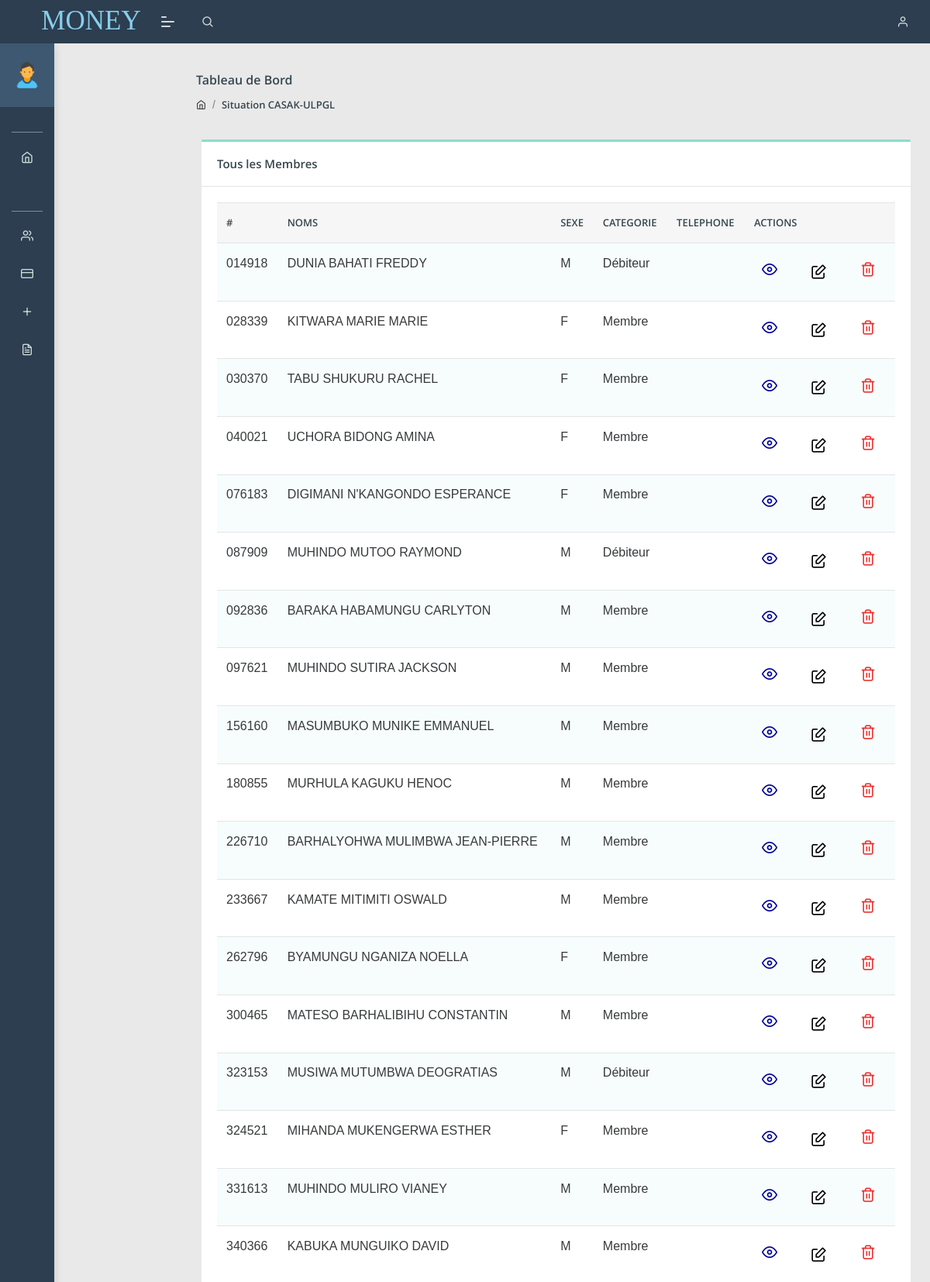
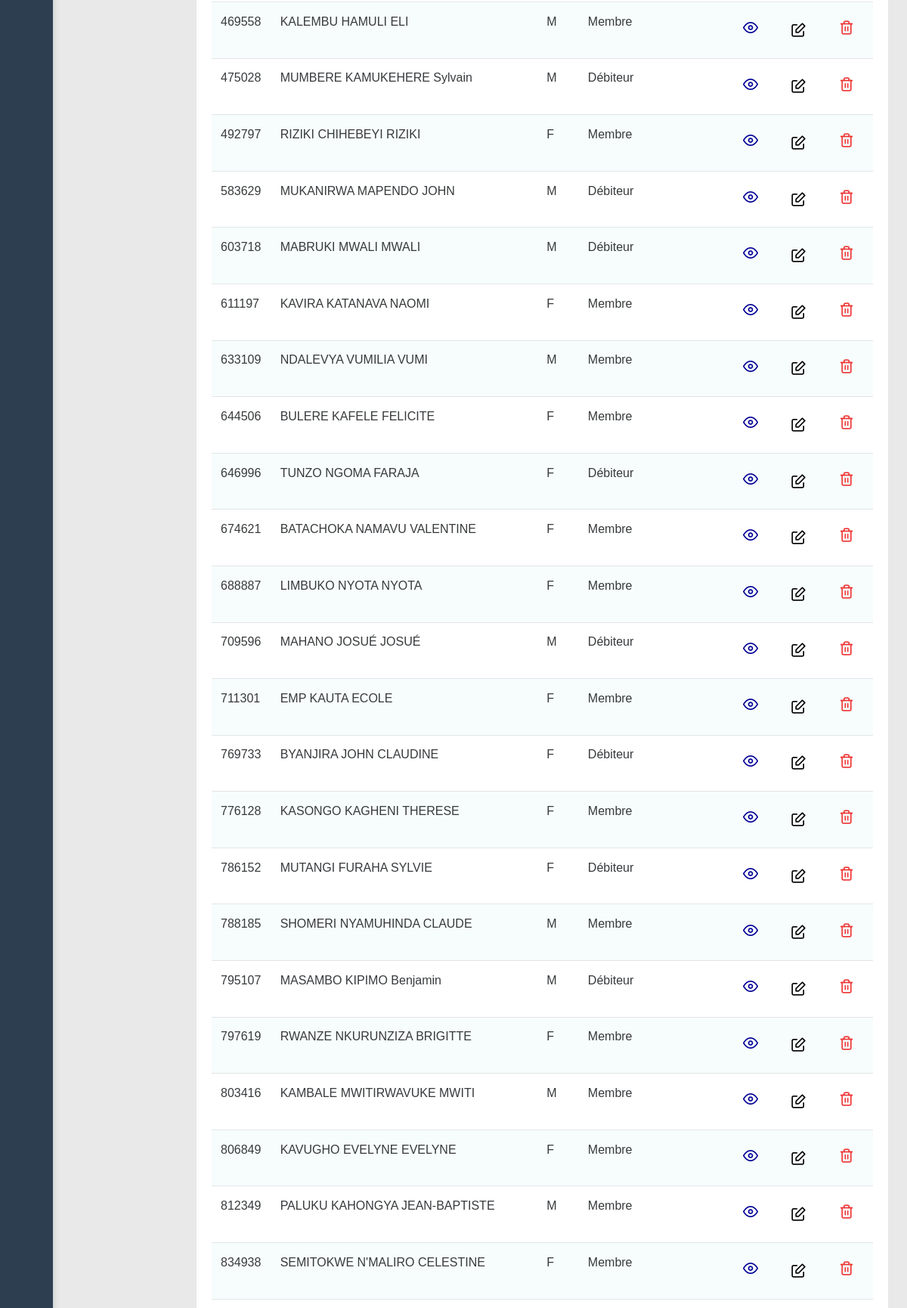
Screenshot of /montly_state_account.php (signed in, upper part) with the database file from the repository (2 pictures, top to bottom).
### tables this page shows
CREATE TABLE `membres` (
  `id` varchar(50) NOT NULL,
  `fname` varchar(100) NOT NULL,
  `postnom` varchar(100) NOT NULL,
  `prenom` varchar(100) NOT NULL,
  `sex` varchar(100) NOT NULL,
  `bplace` varchar(100) NOT NULL,
  `bday` date NOT NULL,
  `phone` varchar(15) NOT NULL,
  `member_type` varchar(20) NOT NULL,
  `adress` varchar(200) NOT NULL,
  `parts` int(11) NOT NULL
);

### montly_state_account.php (the view, shortened to what this page needs)
<?php
include './headers.php';
require './db/db.php';
 ?>
<body class="">
        <?php
    include './navbar.php';
    ?>
    <div class="separator" style="height:40px;"></div>
    <div class="pcoded-main-container">
        <div class="pcoded-content">
            <div class="page-header">
                <div class="page-block">
                    <div class="row align-items-center">
                        <div class="col-md-12 p-2">
                            <div class="page-header-title">
                                <h5 class="m-b-10">Tableau de Bord</h5>
                            </div>
                            <ul class="breadcrumb">
                                <li class="breadcrumb-item"><a href="./dashboard"><i class="feather icon-home"></i></a>
                                </li>
                                <li class="breadcrumb-item"><a href="#!">Situation CASAK-ULPGL<?php echo $_GET['id'] ?></a></li>
                            </ul>
                        </div>
                    </div>
                </div>
            </div>
            <div class="row">
                <div class="col-xl-12">
                    <div class="card">
                        <div class="card-header">
                            <h5>Tous les Membres</h5>
                        </div>
                        <div class="card-body table-border-style">
                            <div class="table-responsive">
                                <table class="table table-striped" id="tables">
                                    <thead>
                                        <tr>
                                            <th>#</th>
                                            <th>Noms</th>
                                            <th>Sexe</th>
                                            <th>Categorie</th>
                                            <th>Telephone</th>
                                            <th>Actions</th>
                                        </tr>
                                    </thead>
                                    <tbody>
                                        <?php
                                        $sqlquery="SELECT * FROM membres";
                                        $result=mysqli_query($conn, $sqlquery);
                                        $count=mysqli_num_rows($result);
                                        if($count> 0){
                                          while($row=mysqli_fetch_assoc($result)){
                                            ?>
                                        <tr>
                                            <td><?php echo $row['id'] ?></td>
                                            <td><?php echo $names= $row['fname'].' '.$row['postnom'].' '.$row['prenom'] ?></td>
                                            <td><?php echo $row['sex'] ?></td>
                                            <td><?php echo $row['member_type'] ?></td>
                                            <td><?php echo $row['phone'] ?></td>
                                            <td>
                                                <a href="member_details?id=<?php echo  $row['id'] ?> "><i
                                                        class="feather icon-eye"
                                                        style="color: rgb(0, 0, 150); font-size: 20px;padding: 5px; margin:5px"></i></a>
                                                <button data-toggle="modal" data-target="#exampleModalLive" name="btn"
                                                    id='<?php echo $row["id"] ?>' class='btn btn-primary'
                                                    style="background:none; border:none"><i class="feather icon-edit"
                                                        style="color: rgb(0, 0, 0); font-size: 20px;padding: 5px; margin:5px"></i></button>
                                                <a style="color:red"
                                                    href="delete_member_view?id=<?php echo $row['id'] ?> && names=<?php echo $names ?>"><i
                                                        class="feather icon-trash-2"
                                                        style="color: rgb(238, 54, 54); font-size: 20px;padding: 5px; margin:5px"></i></a>
                                            </td>
                                        </tr>
                                        <?php }} ?>
                                    </tbody>
                                </table>
                            </div>
                        </div>
                    </div>
                </div>
            </div>
</body>
</html>

### rows the page displays
membres: id "014918", fname+postnom+prenom "DUNIA BAHATI FREDDY", sex "M", member_type "Débiteur"
membres: id "028339", fname+postnom+prenom "KITWARA MARIE MARIE", sex "F", member_type "Membre"
membres: id "030370", fname+postnom+prenom "TABU SHUKURU RACHEL", sex "F", member_type "Membre"
membres: id "040021", fname+postnom+prenom "UCHORA BIDONG AMINA", sex "F", member_type "Membre"
membres: id "076183", fname+postnom+prenom "DIGIMANI N'KANGONDO ESPERANCE", sex "F", member_type "Membre"
membres: id "087909", fname+postnom+prenom "MUHINDO MUTOO RAYMOND", sex "M", member_type "Débiteur"
membres: id "092836", fname+postnom+prenom "BARAKA HABAMUNGU CARLYTON", sex "M", member_type "Membre"
membres: id "097621", fname+postnom+prenom "MUHINDO SUTIRA JACKSON", sex "M", member_type "Membre"
membres: id "156160", fname+postnom+prenom "MASUMBUKO MUNIKE EMMANUEL", sex "M", member_type "Membre"
membres: id "180855", fname+postnom+prenom "MURHULA KAGUKU HENOC", sex "M", member_type "Membre"
membres: id "226710", fname+postnom+prenom "BARHALYOHWA MULIMBWA JEAN-PIERRE", sex "M", member_type "Membre"
membres: id "233667", fname+postnom+prenom "KAMATE MITIMITI OSWALD", sex "M", member_type "Membre"
membres: id "262796", fname+postnom+prenom "BYAMUNGU NGANIZA NOELLA", sex "F", member_type "Membre"
membres: id "300465", fname+postnom+prenom "MATESO BARHALIBIHU CONSTANTIN", sex "M", member_type "Membre"
membres: id "323153", fname+postnom+prenom "MUSIWA MUTUMBWA DEOGRATIAS", sex "M", member_type "Débiteur"
membres: id "324521", fname+postnom+prenom "MIHANDA MUKENGERWA ESTHER", sex "F", member_type "Membre"
membres: id "331613", fname+postnom+prenom "MUHINDO MULIRO VIANEY", sex "M", member_type "Membre"
membres: id "340366", fname+postnom+prenom "KABUKA MUNGUIKO DAVID", sex "M", member_type "Membre"
membres: id "469558", fname+postnom+prenom "KALEMBU HAMULI ELI", sex "M", member_type "Membre"
membres: id "475028", fname+postnom+prenom "MUMBERE KAMUKEHERE Sylvain", sex "M", member_type "Débiteur"
membres: id "492797", fname+postnom+prenom "RIZIKI CHIHEBEYI RIZIKI", sex "F", member_type "Membre"
membres: id "583629", fname+postnom+prenom "MUKANIRWA MAPENDO JOHN", sex "M", member_type "Débiteur"
membres: id "603718", fname+postnom+prenom "MABRUKI MWALI MWALI", sex "M", member_type "Débiteur"
membres: id "611197", fname+postnom+prenom "KAVIRA KATANAVA NAOMI", sex "F", member_type "Membre"
membres: id "633109", fname+postnom+prenom "NDALEVYA VUMILIA VUMI", sex "M", member_type "Membre"
membres: id "644506", fname+postnom+prenom "BULERE KAFELE FELICITE", sex "F", member_type "Membre"
membres: id "646996", fname+postnom+prenom "TUNZO NGOMA FARAJA", sex "F", member_type "Débiteur"
membres: id "674621", fname+postnom+prenom "BATACHOKA NAMAVU VALENTINE", sex "F", member_type "Membre"
membres: id "688887", fname+postnom+prenom "LIMBUKO NYOTA NYOTA", sex "F", member_type "Membre"
membres: id "709596", fname+postnom+prenom "MAHANO JOSUÉ JOSUÉ", sex "M", member_type "Débiteur"
membres: id "711301", fname+postnom+prenom "EMP KAUTA ECOLE", sex "F", member_type "Membre"
membres: id "769733", fname+postnom+prenom "BYANJIRA JOHN CLAUDINE", sex "F", member_type "Débiteur"
membres: id "776128", fname+postnom+prenom "KASONGO KAGHENI THERESE", sex "F", member_type "Membre"
membres: id "786152", fname+postnom+prenom "MUTANGI FURAHA SYLVIE", sex "F", member_type "Débiteur"
membres: id "788185", fname+postnom+prenom "SHOMERI NYAMUHINDA CLAUDE", sex "M", member_type "Membre"
membres: id "795107", fname+postnom+prenom "MASAMBO KIPIMO Benjamin", sex "M", member_type "Débiteur"
membres: id "797619", fname+postnom+prenom "RWANZE NKURUNZIZA BRIGITTE", sex "F", member_type "Membre"
membres: id "803416", fname+postnom+prenom "KAMBALE MWITIRWAVUKE MWITI", sex "M", member_type "Membre"
membres: id "806849", fname+postnom+prenom "KAVUGHO EVELYNE EVELYNE", sex "F", member_type "Membre"
membres: id "812349", fname+postnom+prenom "PALUKU KAHONGYA JEAN-BAPTISTE", sex "M", member_type "Membre"
membres: id "834938", fname+postnom+prenom "SEMITOKWE N'MALIRO CELESTINE", sex "F", member_type "Membre"
